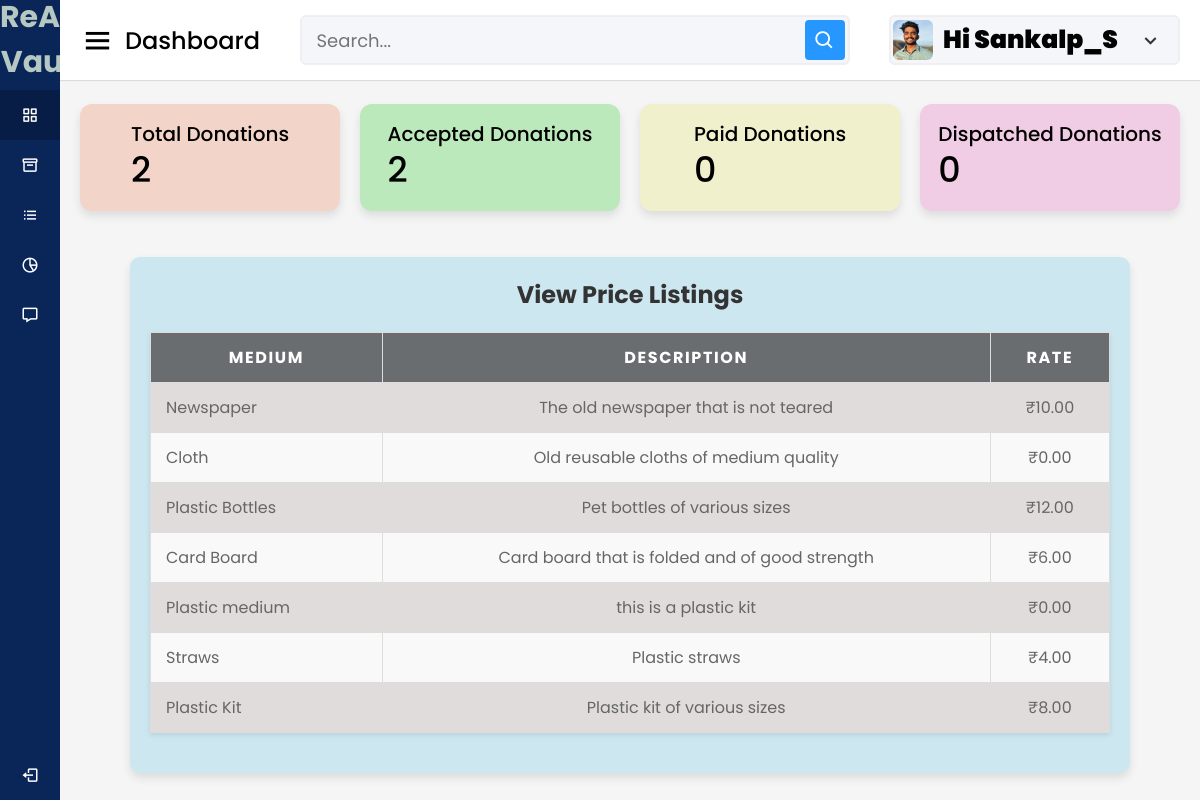
The page /donors/view-rates (signed in) on the database its author committed.
### accounts/models.py (models this page shows, shortened)
class Donors(models.Model):
    user = models.OneToOneField(User, on_delete = models.CASCADE)
    phone = models.IntegerField(default=99999999)
    profile_pic = models.ImageField(upload_to= 'picture/donor', null=True,default='picture/donor/hi.jpg')

### adminclick/models.py (models this page shows, shortened)
class MediumOfWaste(models.Model):
    name = models.CharField(max_length=255)
    description = models.TextField(blank=True, null=True)
    rate=models.DecimalField(max_digits=10,decimal_places=2,default=0.00)

### donors/views.py (the view)
# urls.py: path('view-rates', views.view_rates, name='view_rates'),
@login_required
@never_cache
def view_rates(request):
    donor = request.user.donors
    total_donations = Donation.objects.filter(donor=donor).count()
    approved_donations = Donation.objects.filter(donor=donor, status ='accepted').count()
    mediums = MediumOfWaste.objects.all()
    context = {
        'mediums': mediums,
        'donor':donor,
        'total_donations':total_donations,
        'approved_donations':approved_donations
    }
    return render(request, 'Donors/view_rates.html', context)

### template/Donors/view_rates.html (shortened to what this page needs)
{% load static %}
<!DOCTYPE html>
<html lang="en" dir="ltr">
<head>
  <link rel="stylesheet" href="{% static 'assets/css/styles.css' %}">
  <link href='https://unpkg.com/boxicons@2.0.7/css/boxicons.min.css' rel='stylesheet'>
</head>
<body>
  <div class="sidebar">
    <div class="logo-details">
      <span class="logo_name" style="font-size: 30px; text-align: center; font-weight: 700; color: #b5c8c1;">ReArt Vault</span>
    </div>
    <ul class="nav-links">
      <li>
        <a href="{% url 'donor_dashboard' %}" class="active">
          <i class='bx bx-grid-alt'></i>
          <span class="links_name">Donors Dashboard</span>
        </a>
      </li>
      <li>
        <a href="{% url 'donate_waste' %}">
          <i class='bx bx-box'></i>
          <span class="links_name">Add Donations</span>
        </a>
      </li>
      <li>
        <a href="#">
          <i class='bx bx-list-ul'></i>
          <span class="links_name">Manage Donations</span>
        </a>
      </li>
      <li>
        <a href="{% url 'view_rates' %}">
            <i class='bx bx-pie-chart-alt-2'></i>
            <span class="links_name">Price Listings</span>
          </a>
      </li>
      <li>
        <a href="{% url 'donor_notifications' %}">
          <i class='bx bx-message'></i>
          <span class="links_name">Notifications</span>
        </a>
      </li>
      <li class="log_out">
        <a href="{% url 'userlogout' %}">
          <i class='bx bx-log-out'></i>
          <span class="links_name">Log out</span>
        </a>
      </li>
    </ul>
  </div>
  <section class="home-section">
    <nav>
      <div class="sidebar-button">
        <i class='bx bx-menu sidebarBtn'></i>
        <span class="dashboard">Dashboard</span>
      </div>
      <div class="search-box">
        <input type="text" placeholder="Search...">
        <i class='bx bx-search'></i>
      </div>
      <div class="profile-details">
        <img src="{{donor.profile_pic.url}}" alt="">
        <span class="admin_name" style="font-size: 25px; font-weight: 900; color: #010302;">Hi {{user.username}}</span>
        <i class='bx bx-chevron-down'></i>
      </div>
    </nav>
    <body>
      <div class="home-content">
        <div class="overview-boxes">
          <div class="box" style="background-color:rgb(243, 212, 200);">
            <div class="right-side">
              <div class="box-topic">Total Donations</div>
              <div class="number">{{ total_donations }}</div>
            </div>
          </div>
          <div class="box" style="background-color:rgb(188, 233, 188);">
            <div class="right-side">
              <div class="box-topic">Accepted Donations</div>
              <div class="number">{{ approved_donations }}</div>
            </div>
          </div>
          <div class="box" style="background-color:rgb(240, 240, 205);">
            <div class="right-side">
              <div class="box-topic">Paid Donations</div>
              <div class="number"> 0</div>
            </div>
          </div>
          <div class="box" style="background-color:rgb(240, 205, 228);">
            <div class="right-side">
              <div class="box-topic">Dispatched Donations</div>
              <div class="number">0</div>
            </div>
          </div>
        </div>
<div class="sales-boxes">
    <div class="recent-sales box" style="background-color: rgb(205, 231, 240); padding: 20px; border-radius: 10px; width:1000px;">
        <div class="title" style="font-size: 24px; font-weight: bold; margin-bottom: 20px;">View Price Listings</div>
        <table class="table">
            <thead>
                <tr>
    <thead>
        <tr>
            <th>Medium</th>
            <th>Description</th>
            <th>Rate</th>
        </tr>
    </thead>
    <tbody>
        {% for medium in mediums %}
        <tr>
            <td>{{ medium.name }}</td>
            <td>{{ medium.description }}</td>
            <td>₹{{ medium.rate }}</td>
        </tr>
        {% endfor %}
    </tbody>
</table>
</div>
</div>

### static/assets/css/styles.css (style rules this page uses)
* { margin: 0; padding: 0; box-sizing: border-box; font-family: 'Poppins', sans-serif; }
.sidebar { position: fixed; height: 100%; width: 240px; background: #0A2558; transition: all 0.5s ease; }
.sidebar .logo-details { height: 80px; display: flex; align-items: center; }
.sidebar .logo-details .logo_name { color: #fff; font-size: 24px; font-weight: 500; }
.sidebar .nav-links { margin-top: 10px; }
.sidebar .nav-links li { position: relative; list-style: none; height: 50px; }
.sidebar .nav-links li a { height: 100%; width: 100%; display: flex; align-items: center; text-decoration: none; transition: all 0.4s ease; }
.sidebar .nav-links li a.active { background: #081D45; }
.sidebar .nav-links li i { min-width: 60px; text-align: center; font-size: 18px; color: #fff; }
.sidebar .nav-links li a .links_name { color: #fff; font-size: 15px; font-weight: 400; white-space: nowrap; }
.sidebar .nav-links .log_out { position: absolute; bottom: 0; width: 100%; }
.home-section { position: relative; background: #f5f5f5; min-height: 100vh; width: calc(100% - 240px); left: 240px; transition: all 0.5s ease; }
.home-section nav { display: flex; justify-content: space-between; height: 80px; background: #fff; display: flex; align-items: center; position: fixed; width: calc(100% - 240px); left: 240px; z-index: 100; padding: 0 20px; box-shadow: 0 1px 1px rgba(0, 0, 0, 0.1); transition: all 0.5s ease; }
.home-section nav .sidebar-button { display: flex; align-items: center; font-size: 24px; font-weight: 500; }
nav .sidebar-button i { font-size: 35px; margin-right: 10px; }
.home-section nav .search-box { position: relative; height: 50px; max-width: 550px; width: 100%; margin: 0 20px; }
nav .search-box input { height: 100%; width: 100%; outline: none; background: #F5F6FA; border: 2px solid #EFEEF1; border-radius: 6px; font-size: 18px; padding: 0 15px; }
nav .search-box .bx-search { position: absolute; height: 40px; width: 40px; background: #2697FF; right: 5px; top: 50%; transform: translateY(-50%); border-radius: 4px; line-height: 40px; text-align: center; color: #fff; font-size: 22px; transition: all 0.4 ease; }
.home-section nav .profile-details { display: flex; align-items: center; background: #F5F6FA; border: 2px solid #EFEEF1; border-radius: 6px; height: 50px; min-width: 190px; padding: 0 15px 0 2px; }
nav .profile-details img { height: 40px; width: 40px; border-radius: 6px; object-fit: cover; }
nav .profile-details .admin_name { font-size: 15px; font-weight: 500; color: #333; margin: 0 10px; white-space: nowrap; }
nav .profile-details i { font-size: 25px; color: #333; }
.home-section .home-content { position: relative; padding-top: 104px; }
.home-content .overview-boxes { display: flex; align-items: center; justify-content: space-between; flex-wrap: wrap; padding: 0 20px; margin-bottom: 26px; }
.overview-boxes .box { display: flex; align-items: center; justify-content: center; width: calc(100% / 4 - 15px); background: #fff; padding: 15px 14px; border-radius: 12px; box-shadow: 0 5px 10px rgba(0,0,0,0.1); }
.overview-boxes .box-topic { font-size: 20px; font-weight: 500; }
.home-content .box .number { display: inline-block; font-size: 35px; margin-top: -6px; font-weight: 500; }
.home-content .sales-boxes { display: flex; justify-content: space-between; }
.home-content .sales-boxes .recent-sales { width: 65%; background: #fff; padding: 20px 30px; margin: 0 20px; border-radius: 12px; box-shadow: 0 5px 10px rgba(0, 0, 0, 0.1); }
.sales-boxes .box .title { font-size: 24px; font-weight: 500; }
@media (max-width: 1240px) { .sidebar { width: 60px; } }
@media (max-width: 1240px) { .home-section { width: calc(100% - 60px); left: 60px; } }
@media (max-width: 1240px) { .home-section nav { width: calc(100% - 60px); left: 60px; } }

### rows shown on the page
Donors: profile_pic (picture)
MediumOfWaste: name "Newspaper", description "The old newspaper that is not teared", rate "10.00"
MediumOfWaste: name "Cloth", description "Old reusable cloths of medium quality", rate "0.00"
MediumOfWaste: name "Plastic Bottles", description "Pet bottles of various sizes", rate "12.00"
MediumOfWaste: name "Card Board", description "Card board that is folded and of good strength", rate "6.00"
MediumOfWaste: name "Plastic medium", description "this is a plastic kit", rate "0.00"
MediumOfWaste: name "Straws", description "Plastic straws", rate "4.00"
MediumOfWaste: name "Plastic Kit", description "Plastic kit of various sizes", rate "8.00"

### other values the page prints
{{ user.username }} "Sankalp_S"
{{ total_donations }} "2"
{{ approved_donations }} "2"
